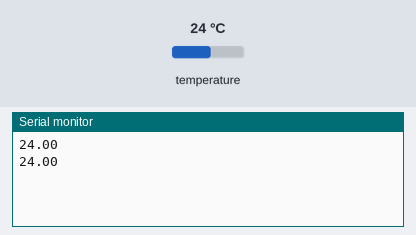
Bench run of a sketch on a simulated Arduino Uno, built with avr-gcc and run on an emulated ATmega328P. Shown: the last lines printed to the serial monitor. The test bench sets the inputs (shaded band); at power-on: temperature 24 °C.

Above: at 3.3 s.
3.4 s: temperature set to 12 °C
At 5.2 s:
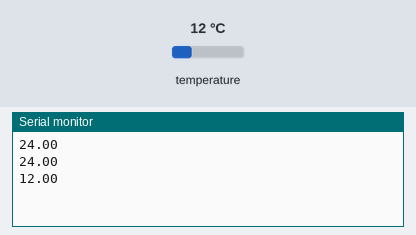
5.9 s: temperature set to 19 °C
At 6.5 s:
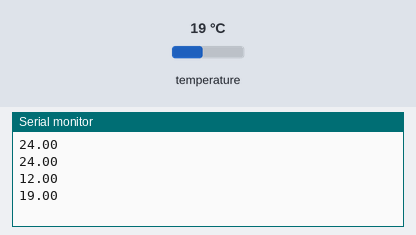
Timing chart, 0 to 8.9 s (numbered marks = the images above; inputs shaded):
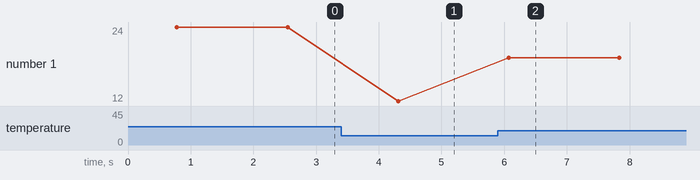

Measured:
- after the input at 3.4 s, the serial monitor: prints a new line after 0.91 s (image 1)
- after the input at 5.9 s, the serial monitor: prints a new line after 0.17 s (image 2)
- plotted number 1: 24 → 12 after the input at 3.4 s, 12 → 19 after the input at 5.9 s

The sketch:

lab15.ino
```cpp
#include<OneWire.h>
#include<DallasTemperature.h>
#define DS18B20_pin 7

OneWire ds(DS18B20_pin);
DallasTemperature DS18B20(&ds);

void setup() {
  Serial.begin(115200);
  DS18B20.begin();

}

void loop() {
  // put your main code here, to run repeatedly:
  DS18B20.requestTemperatures();
  float val = DS18B20.getTempCByIndex(0);
  Serial.println(val,2);
  delay(1000);
}
```
